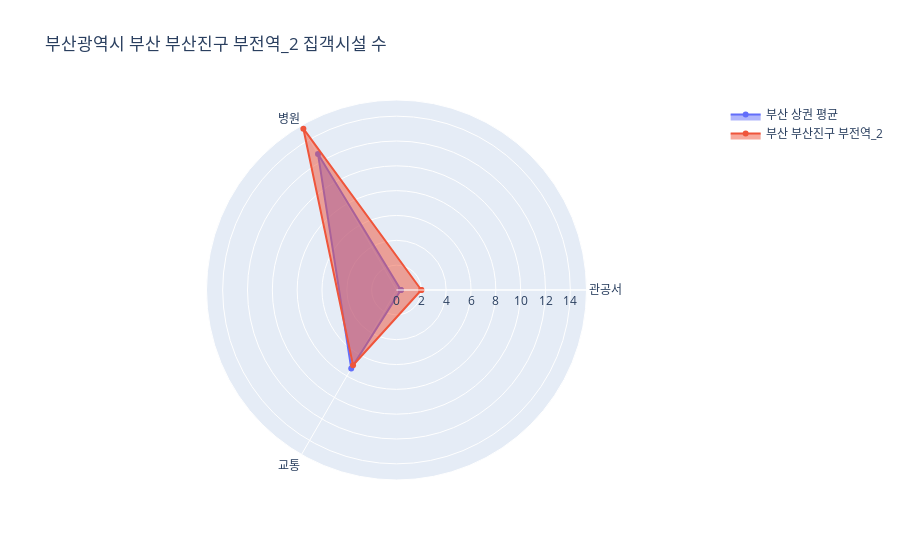

This figure's notebook cell:
### Code cell
import plotly.graph_objects as go

categories = ['관공서', '병원', '교통']
categories = [*categories, categories[0]]

sg_mean_score = df_af3.mean(axis = 0).values
sg_mean_score = [*sg_mean_score, sg_mean_score[0]]

# sg_name, sg_score = getSangGwon3(150) # 남항로9번길 - 평균에 비해 매우 작음
sg_name, sg_score = getSangGwon3(265) # 부산 부산진구 부전역_2 - 평균과 비슷
# sg_name, sg_score = getSangGwon3(262) # 부산 부산진구 서면역_3 - 평균에 비해 매우 큼

sg_score = [*sg_score, sg_score[0]]

fig = go.Figure(
  data = [
    go.Scatterpolar(r = sg_mean_score, theta = categories, fill = 'toself', name = '부산 상권 평균'), # 전체 평균
    go.Scatterpolar(r = sg_score, theta = categories, fill = 'toself', name = sg_name),
  ],
  layout = go.Layout(
    title = go.layout.Title(text = '부산광역시 ' + sg_name + ' 집객시설 수'),
    polar = {'radialaxis': {'visible': True}},
    showlegend = True
  )
)

fig.show()

### Figure 1 — Plotly figure (JSON) as saved in the notebook; plotly's stock layout.template omitted (floating-point values rounded to 4 significant figures)
{"data": [{"fill": "toself", "name": "부산 상권 평균", "r": [0.3542, 12.64, 7.292, 0.3542], "theta": ["관공서", "병원", "교통", "관공서"], "type": "scatterpolar"}, {"fill": "toself", "name": "부산 부산진구 부전역_2", "r": [2, 15, 7, 2], "theta": ["관공서", "병원", "교통", "관공서"], "type": "scatterpolar"}], "layout": {"polar": {"radialaxis": {"visible": true}}, "showlegend": true, "title": {"text": "부산광역시 부산 부산진구 부전역_2 집객시설 수"}}}
